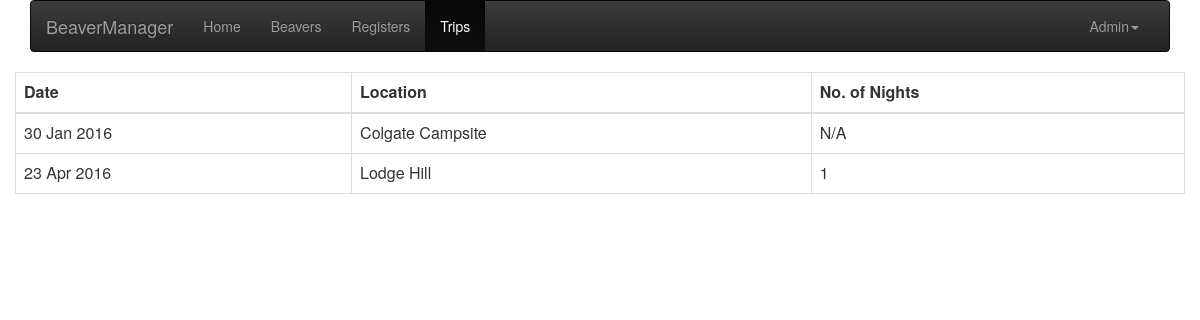
The page /trips/ on the database its author committed.
### app/models.py (models this page shows, shortened)
class Trip(db.Model):
    __tablename__ = "trip"
    id = db.Column(db.Integer, primary_key=True)
    location = db.Column(db.String(128))
    cost = db.Column(db.String(7))  # SQlite does not natively support decimals
    date = db.Column(db.DateTime)
    overnight = db.Column(db.Boolean)
    number_of_nights = db.Column(db.Integer)

### app/views.py (the view)
@app.route('/trips/')
def trips():
    trips = Trip.query.all()
    return render_template("trips.html", trips=trips)

### app/templates/trips.html
{% extends "base.html" %}
{% block content %}
<table class="table table-bordered table-hover table-responsive">
  <thead>
    <tr>
      <th>Date</th>
      <th>Location</th>
      <th>No. of Nights</th>
    </tr>
  </thead>
  <tbody>
{% for trip in trips| sort(attribute='date') %}
  <tr class="clickable-row" data-href="/trips/{{ trip.id }}">
    <td>{{ trip.date.date().strftime('%d %b %Y') }}</td>
    <td>{{ trip.location }}</td>
    {% if trip.overnight %}
      <td>{{ trip.number_of_nights }}</td>
    {% else %}
      <td>N/A</td>
    {% endif %}
  </tr>
{% endfor %}
</tbody>
</table>
{% endblock %}

### app/static/css/beavermanager.css (style rules this page uses)
.clickable-row { cursor: pointer; }

### rows shown on the page
Trip: date "30 Jan 2016", location "Colgate Campsite", overnight "N/A"
Trip: date "23 Apr 2016", location "Lodge Hill", number_of_nights "1"

### other values the page prints
{{ name }} "Home Beavers Registers"
{{ name }} "Trips"
